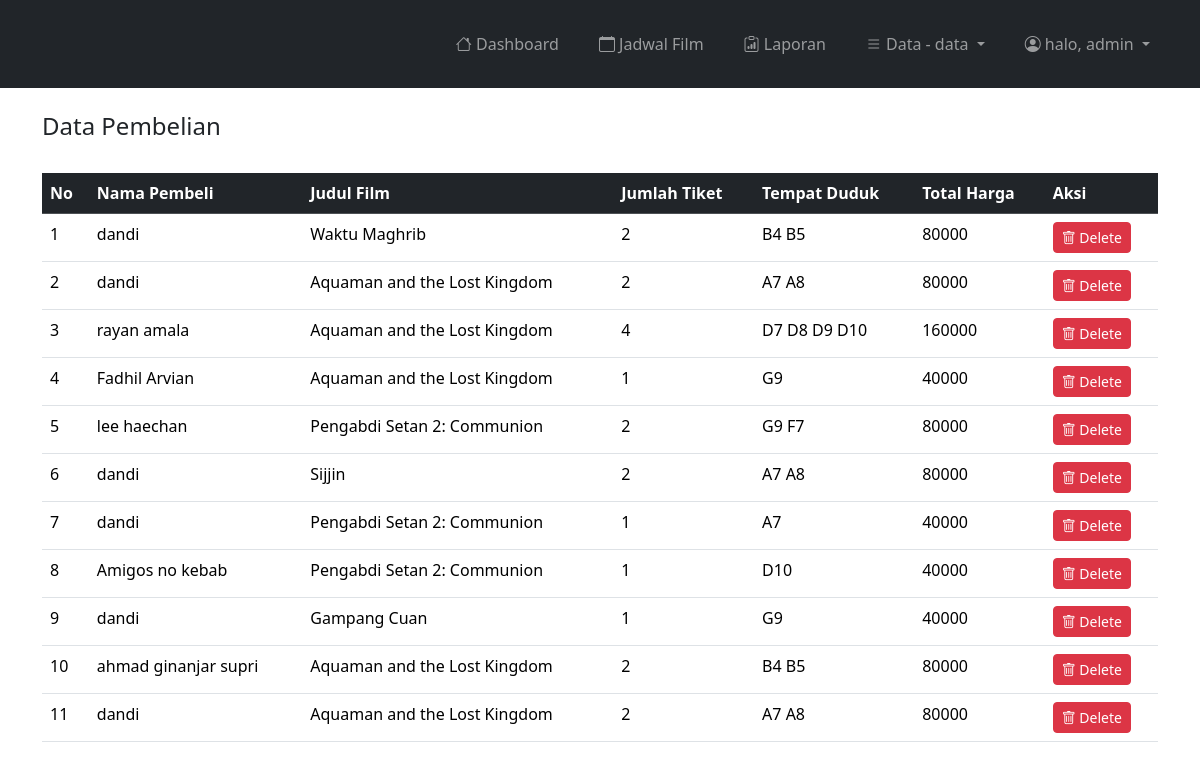
The app's page /admin/pembelian_index.php (signed in) with its own data.
### tables this page shows
CREATE TABLE `pembeliantiket` (
  `id_tiket` int(11) NOT NULL,
  `tanggal` date NOT NULL,
  `harga` int(11) NOT NULL,
  `jumlahTiket` int(11) NOT NULL,
  `tempat` varchar(50) NOT NULL,
  `totalHarga` int(11) NOT NULL,
  `id_user` int(11) NOT NULL,
  `id_jadwal` int(11) NOT NULL,
  `status` varchar(20) NOT NULL
);

CREATE TABLE `users` (
  `id_user` int(11) NOT NULL,
  `namaLengkap` varchar(50) NOT NULL,
  `email` varchar(100) NOT NULL,
  `provinsi` varchar(100) NOT NULL,
  `kota` varchar(100) NOT NULL,
  `jk` varchar(20) NOT NULL,
  `tLahir` date NOT NULL,
  `username` varchar(50) NOT NULL,
  `password` varchar(255) NOT NULL,
  `hakAkses` varchar(20) NOT NULL
);

CREATE TABLE `film` (
  `id_film` int(11) NOT NULL,
  `judulFilm` varchar(100) NOT NULL,
  `deskripsi` text NOT NULL,
  `durasi` int(11) NOT NULL,
  `tahun` int(11) NOT NULL,
  `producer` varchar(50) NOT NULL,
  `genre` varchar(50) NOT NULL,
  `batasUmur` varchar(10) NOT NULL,
  `poster` varchar(255) NOT NULL,
  `trailerFilm` varchar(255) NOT NULL,
  `statusFilm` varchar(20) NOT NULL
);

### admin/pembelian_index.php (the view)
<?php include "navbar.php"; ?>
<div class="container mt-4">
    <h4>Data Pembelian</h4>
    <div class="table-responsive mt-4">
        <table class="table table-stripped table-hover mt-2">
            <thead class="table-dark">
                <tr>
                    <th scope="col">No</th>
                    <th scope="col">Nama Pembeli</th>
                    <th scope="col">Judul Film</th>
                    <th scope="col">Jumlah Tiket</th>
                    <th scope="col">Tempat Duduk</th>
                    <th scope="col">Total Harga</th>
                    <th>Aksi</th>
                </tr>
            </thead>
            <tbody>
                <?php
                include "../koneksi.php";
                $no = 1;
                $pembelian = "SELECT users.namaLengkap, film.judulFilm, pembeliantiket.jumlahTiket, pembeliantiket.tempat, pembeliantiket.totalHarga, pembeliantiket.id_tiket
                FROM pembeliantiket
                JOIN users ON pembeliantiket.id_user = users.id_user
                JOIN jadwal ON pembeliantiket.id_jadwal = jadwal.id_jadwal
                JOIN film ON jadwal.id_film = film.id_film";
                $query = mysqli_query($koneksi, $pembelian);
                while ($p = mysqli_fetch_array($query)) {
                    ?>
                    <tr>
                        <td>
                            <?= $no++; ?>
                        </td>
                        <td>
                            <?= $p['namaLengkap']; ?>
                        </td>
                        <td>
                            <?= $p['judulFilm']; ?>
                        </td>
                        <td>
                            <?= $p['jumlahTiket']; ?>
                        </td>
                        <td>
                            <?= $p['tempat']; ?>
                        </td>
                        <td>
                            <?= $p['totalHarga']; ?>
                        </td>
                        <td>
                            <a href="pembelian_delete.php?id_pembelian=<?= $p['id_tiket']; ?>"
                                class="btn btn-danger btn-sm hapus"><i class="bi bi-trash"></i> Delete</a>
                        </td>
                    </tr>
                <?php } ?>
            </tbody>
        </table>
    </div>
</div>
<?php include "footer.php"; ?>

### records on screen
pembeliantiket: id_user.namaLengkap "dandi", film.judulFilm "Waktu Maghrib", jumlahTiket "2", tempat "B4 B5", totalHarga "80000"
pembeliantiket: id_user.namaLengkap "dandi", film.judulFilm "Aquaman and the Lost Kingdom", jumlahTiket "2", tempat "A7 A8", totalHarga "80000"
pembeliantiket: id_user.namaLengkap "rayan amala", film.judulFilm "Aquaman and the Lost Kingdom", jumlahTiket "4", tempat "D7 D8 D9 D10", totalHarga "160000"
pembeliantiket: id_user.namaLengkap "Fadhil Arvian", film.judulFilm "Aquaman and the Lost Kingdom", jumlahTiket "1", tempat "G9", totalHarga "40000"
pembeliantiket: id_user.namaLengkap "lee haechan", film.judulFilm "Pengabdi Setan 2: Communion", jumlahTiket "2", tempat "G9 F7", totalHarga "80000"
pembeliantiket: id_user.namaLengkap "dandi", film.judulFilm "Sijjin", jumlahTiket "2", tempat "A7 A8", totalHarga "80000"
pembeliantiket: id_user.namaLengkap "dandi", film.judulFilm "Pengabdi Setan 2: Communion", jumlahTiket "1", tempat "A7", totalHarga "40000"
pembeliantiket: id_user.namaLengkap "Amigos no kebab", film.judulFilm "Pengabdi Setan 2: Communion", jumlahTiket "1", tempat "D10", totalHarga "40000"
pembeliantiket: id_user.namaLengkap "dandi", film.judulFilm "Gampang Cuan", jumlahTiket "1", tempat "G9", totalHarga "40000"
pembeliantiket: id_user.namaLengkap "ahmad ginanjar supri", film.judulFilm "Aquaman and the Lost Kingdom", jumlahTiket "2", tempat "B4 B5", totalHarga "80000"
pembeliantiket: id_user.namaLengkap "dandi", film.judulFilm "Aquaman and the Lost Kingdom", jumlahTiket "2", tempat "A7 A8", totalHarga "80000"

### other values on screen
$_SESSION['username'] "admin"
